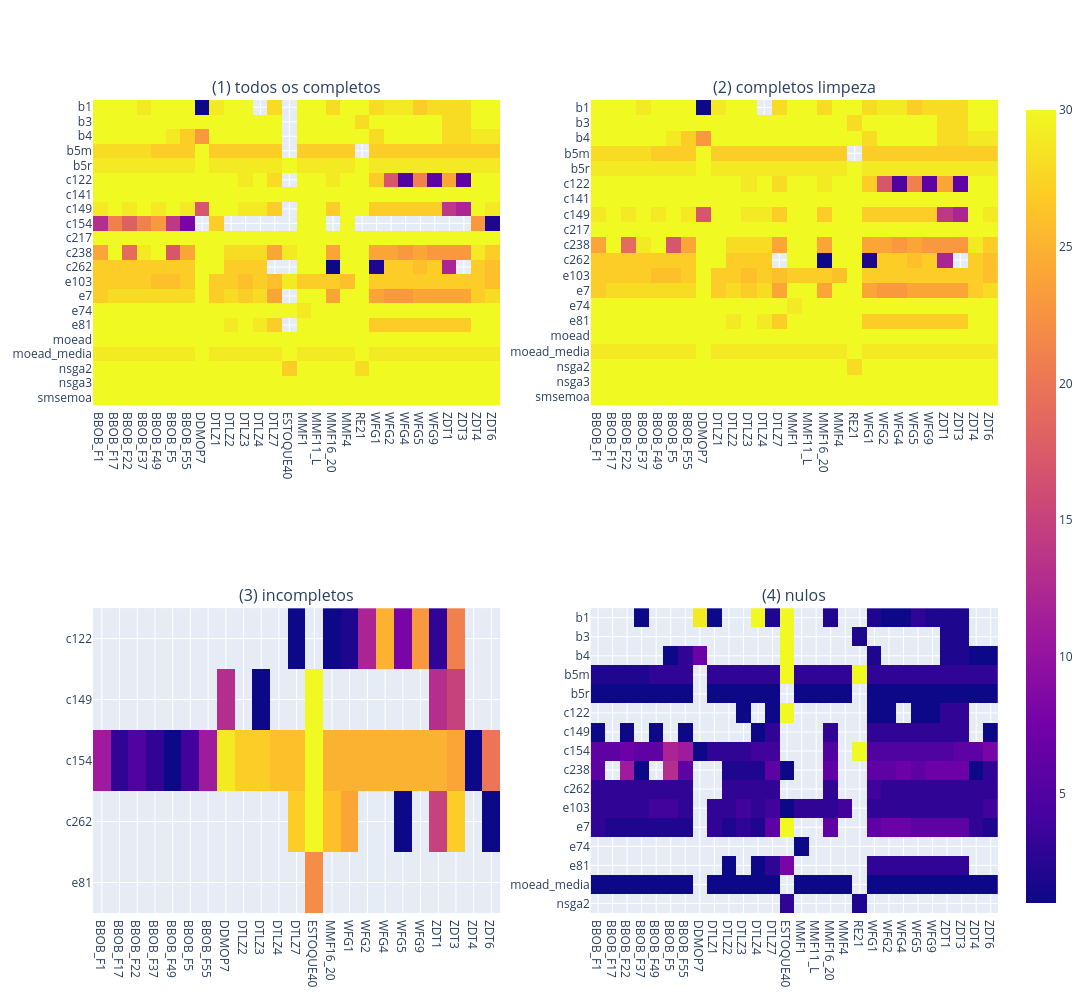

The code cell stored with this chart in its notebook:
### Markdown cell above
## 1. Análise completude experimentos

Conclusões
* [0] 14 algoritmos + 5 pisos e 27 problemas bem completos! \o/
* [1] estoque40 vira sub experimento (bem incompleto)
* [2] c154(JES) não rolou  --- deixar no cap4 e explicar no 5 que nao deu
    * tem varios incompletos dele -> explicar teto 12h e talvez sub estudo mostrar parciais

### Code cell
from plotly.subplots import make_subplots
import plotly.graph_objects as go

real = df[df.output == 'real']
paineis = {
    '(1) todos os completos': real[real.status == 'completo'],
    '(2) completos limpeza':  real[(real.status == 'completo') & (real.algoritmo != 'c154') & (real.problema != 'ESTOQUE40')],
    '(3) incompletos':        real[real.status == 'incompleto sem teto 12h'],
    '(4) nulos':              real[real.status == 'nulo'],
}

fig = make_subplots(rows=2, cols=2, subplot_titles=list(paineis))
for i, sub in enumerate(paineis.values()):
    p = sub.pivot_table(index='algoritmo', columns='problema', values='seed', aggfunc='count')
    fig.add_trace(go.Heatmap(z=p.values, x=p.columns, y=p.index, coloraxis='coloraxis'), row=i//2 + 1, col=i%2 + 1)
fig.update_yaxes(autorange='reversed')
fig.update_layout(width=1300, height=1000)
fig.show()

### Figure 1 — Plotly figure (JSON) as saved in the notebook; plotly's stock layout.template omitted (floating-point values rounded to 4 significant figures; data arrays with more than 128 entries replaced by an {"elided": "..."} marker saying what was removed)
{"data": [{"coloraxis": "coloraxis", "type": "heatmap", "x": ["BBOB_F1", "BBOB_F17", "BBOB_F22", "BBOB_F37", "BBOB_F49", "BBOB_F5", "BBOB_F55", "DDMOP7", "DTLZ1", "DTLZ2", "DTLZ3", "DTLZ4", "DTLZ7", "ESTOQUE40", "MMF1", "MMF11_L", "MMF16_20", "MMF4", "RE21", "WFG1", "WFG2", "WFG4", "WFG5", "WFG9", "ZDT1", "ZDT3", "ZDT4", "ZDT6"], "xaxis": "x", "y": ["b1", "b3", "b4", "b5m", "b5r", "c122", "c141", "c149", "c154", "c217", "c238", "c262", "e103", "e7", "e74", "e81", "moead", "moead_media", "nsga2", "nsga3", "smsemoa"], "yaxis": "y", "z": {"elided": "21x28 float values"}}, {"coloraxis": "coloraxis", "type": "heatmap", "x": ["BBOB_F1", "BBOB_F17", "BBOB_F22", "BBOB_F37", "BBOB_F49", "BBOB_F5", "BBOB_F55", "DDMOP7", "DTLZ1", "DTLZ2", "DTLZ3", "DTLZ4", "DTLZ7", "MMF1", "MMF11_L", "MMF16_20", "MMF4", "RE21", "WFG1", "WFG2", "WFG4", "WFG5", "WFG9", "ZDT1", "ZDT3", "ZDT4", "ZDT6"], "xaxis": "x2", "y": ["b1", "b3", "b4", "b5m", "b5r", "c122", "c141", "c149", "c217", "c238", "c262", "e103", "e7", "e74", "e81", "moead", "moead_media", "nsga2", "nsga3", "smsemoa"], "yaxis": "y2", "z": {"elided": "20x27 float values"}}, {"coloraxis": "coloraxis", "type": "heatmap", "x": ["BBOB_F1", "BBOB_F17", "BBOB_F22", "BBOB_F37", "BBOB_F49", "BBOB_F5", "BBOB_F55", "DDMOP7", "DTLZ2", "DTLZ3", "DTLZ4", "DTLZ7", "ESTOQUE40", "MMF16_20", "WFG1", "WFG2", "WFG4", "WFG5", "WFG9", "ZDT1", "ZDT3", "ZDT4", "ZDT6"], "xaxis": "x3", "y": ["c122", "c149", "c154", "c262", "e81"], "yaxis": "y3", "z": [[NaN, NaN, NaN, NaN, NaN, NaN, NaN, NaN, NaN, NaN, NaN, 1.0, NaN, 1.0, 2.0, 12.0, 25.0, 8.0, 23.0, 3.0, 21.0, NaN, NaN], [NaN, NaN, NaN, NaN, NaN, NaN, NaN, 13.0, NaN, 1.0, NaN, NaN, 30.0, NaN, NaN, NaN, NaN, NaN, NaN, 13.0, 15.0, NaN, NaN], [11.0, 3.0, 5.0, 3.0, 1.0, 4.0, 11.0, 29.0, 27.0, 27.0, 26.0, 26.0, 30.0, 25.0, 25.0, 25.0, 25.0, 25.0, 25.0, 25.0, 24.0, 1.0, 20.0], [NaN, NaN, NaN, NaN, NaN, NaN, NaN, NaN, NaN, NaN, NaN, 27.0, 30.0, 26.0, 24.0, NaN, NaN, 1.0, NaN, 15.0, 27.0, NaN, 1.0], [NaN, NaN, NaN, NaN, NaN, NaN, NaN, NaN, NaN, NaN, NaN, NaN, 22.0, NaN, NaN, NaN, NaN, NaN, NaN, NaN, NaN, NaN, NaN]]}, {"coloraxis": "coloraxis", "type": "heatmap", "x": ["BBOB_F1", "BBOB_F17", "BBOB_F22", "BBOB_F37", "BBOB_F49", "BBOB_F5", "BBOB_F55", "DDMOP7", "DTLZ1", "DTLZ2", "DTLZ3", "DTLZ4", "DTLZ7", "ESTOQUE40", "MMF1", "MMF11_L", "MMF16_20", "MMF4", "RE21", "WFG1", "WFG2", "WFG4", "WFG5", "WFG9", "ZDT1", "ZDT3", "ZDT4", "ZDT6"], "xaxis": "x4", "y": ["b1", "b3", "b4", "b5m", "b5r", "c122", "c149", "c154", "c238", "c262", "e103", "e7", "e74", "e81", "moead_media", "nsga2"], "yaxis": "y4", "z": {"elided": "16x28 float values"}}], "layout": {"annotations": [{"font": {"size": 16}, "showarrow": false, "text": "(1) todos os completos", "x": 0.225, "xanchor": "center", "xref": "paper", "y": 1, "yanchor": "bottom", "yref": "paper"}, {"font": {"size": 16}, "showarrow": false, "text": "(2) completos limpeza", "x": 0.775, "xanchor": "center", "xref": "paper", "y": 1, "yanchor": "bottom", "yref": "paper"}, {"font": {"size": 16}, "showarrow": false, "text": "(3) incompletos", "x": 0.225, "xanchor": "center", "xref": "paper", "y": 0.375, "yanchor": "bottom", "yref": "paper"}, {"font": {"size": 16}, "showarrow": false, "text": "(4) nulos", "x": 0.775, "xanchor": "center", "xref": "paper", "y": 0.375, "yanchor": "bottom", "yref": "paper"}], "height": 1000, "width": 1300, "xaxis": {"anchor": "y", "domain": [0, 0.45]}, "xaxis2": {"anchor": "y2", "domain": [0.55, 1]}, "xaxis3": {"anchor": "y3", "domain": [0, 0.45]}, "xaxis4": {"anchor": "y4", "domain": [0.55, 1]}, "yaxis": {"anchor": "x", "autorange": "reversed", "domain": [0.625, 1]}, "yaxis2": {"anchor": "x2", "autorange": "reversed", "domain": [0.625, 1]}, "yaxis3": {"anchor": "x3", "autorange": "reversed", "domain": [0, 0.375]}, "yaxis4": {"anchor": "x4", "autorange": "reversed", "domain": [0, 0.375]}}}
